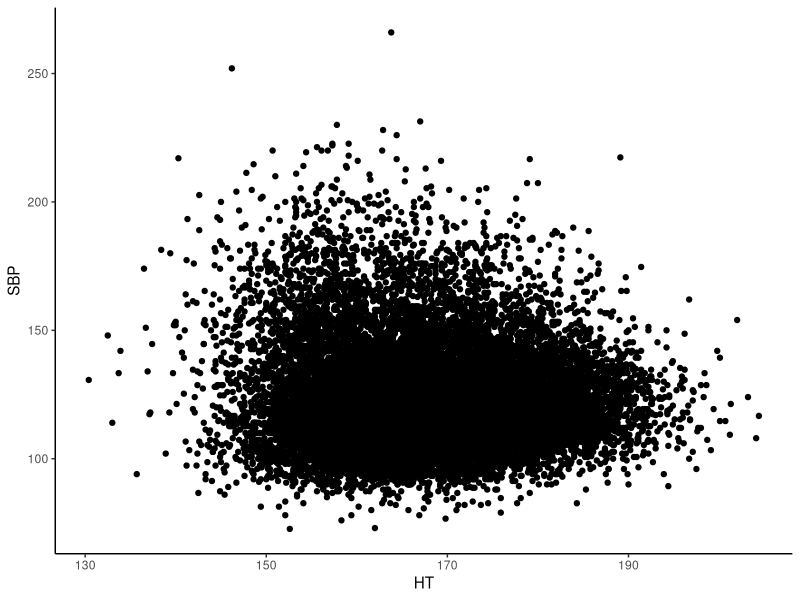
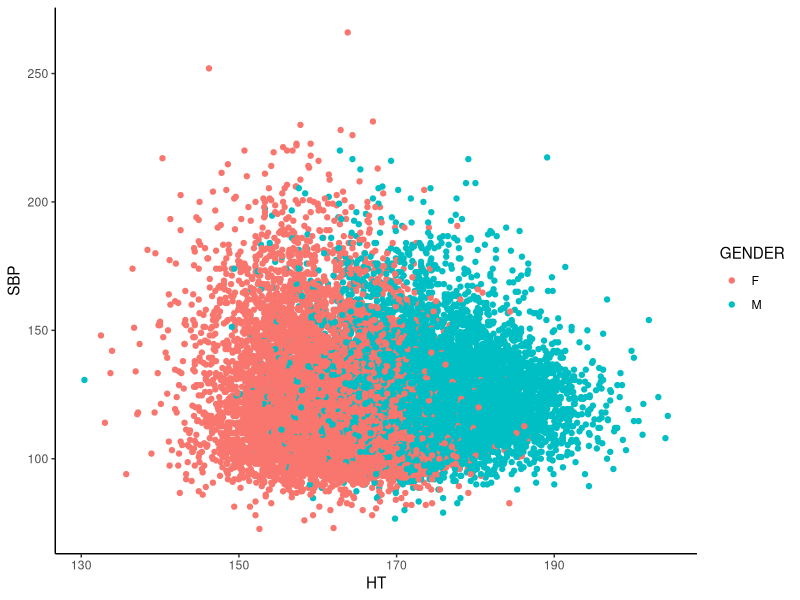
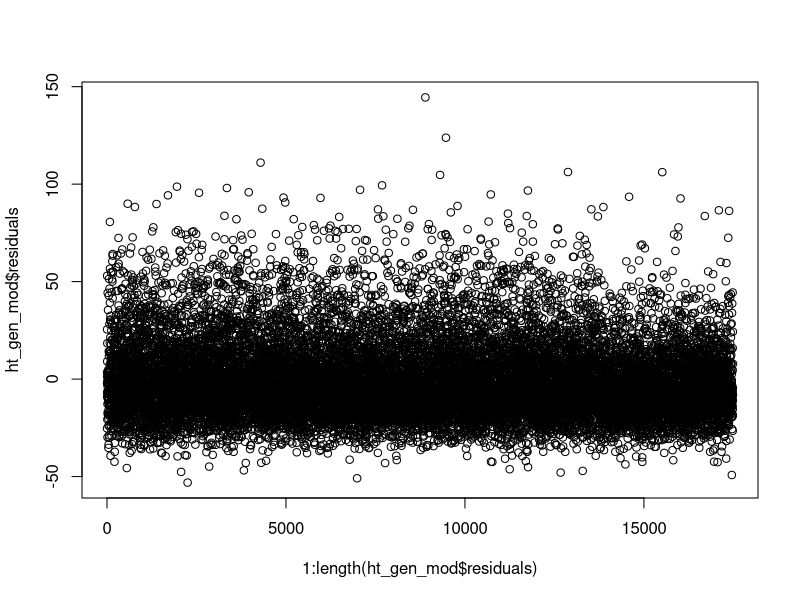
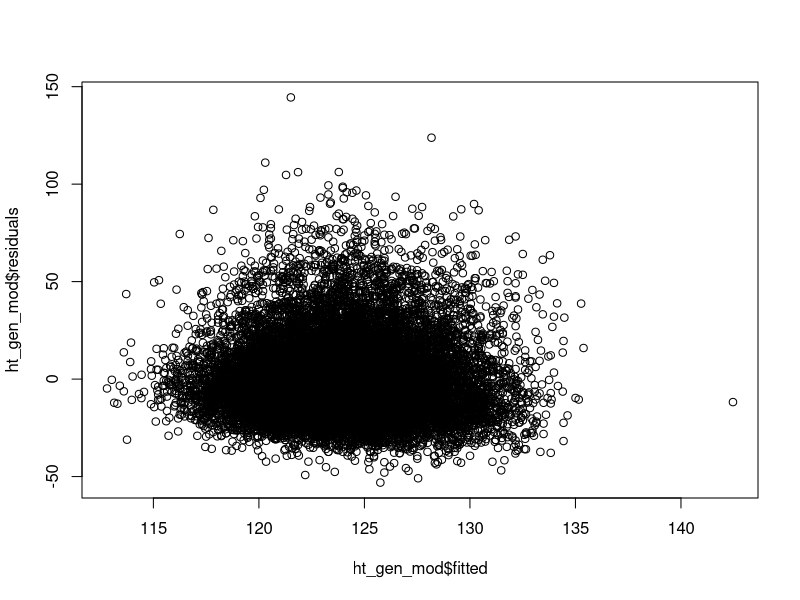
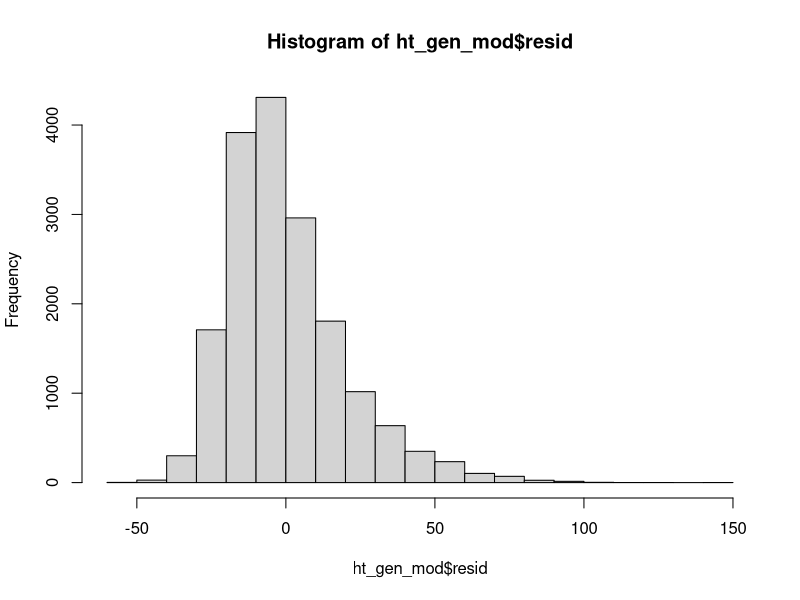
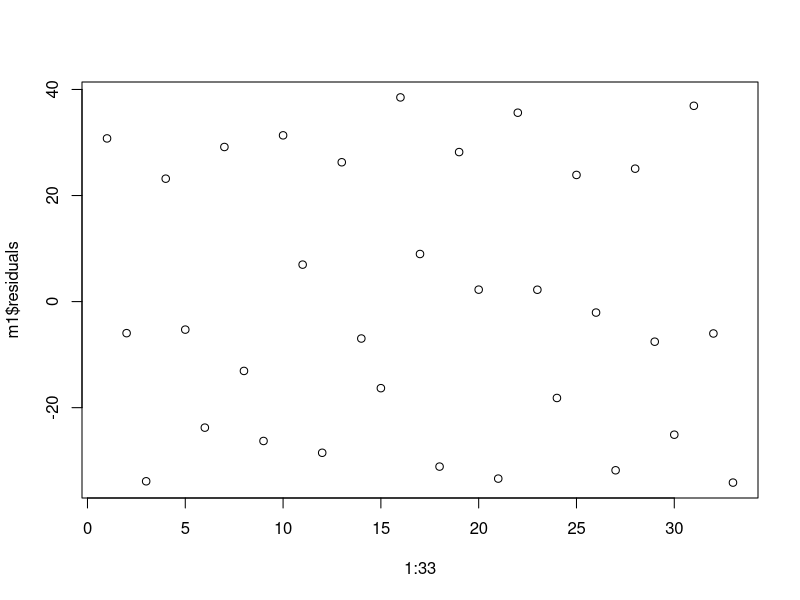
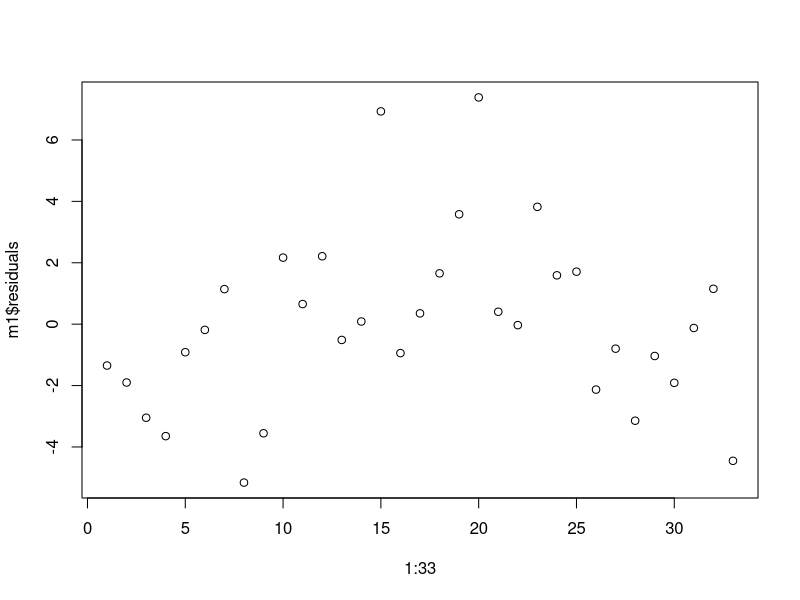
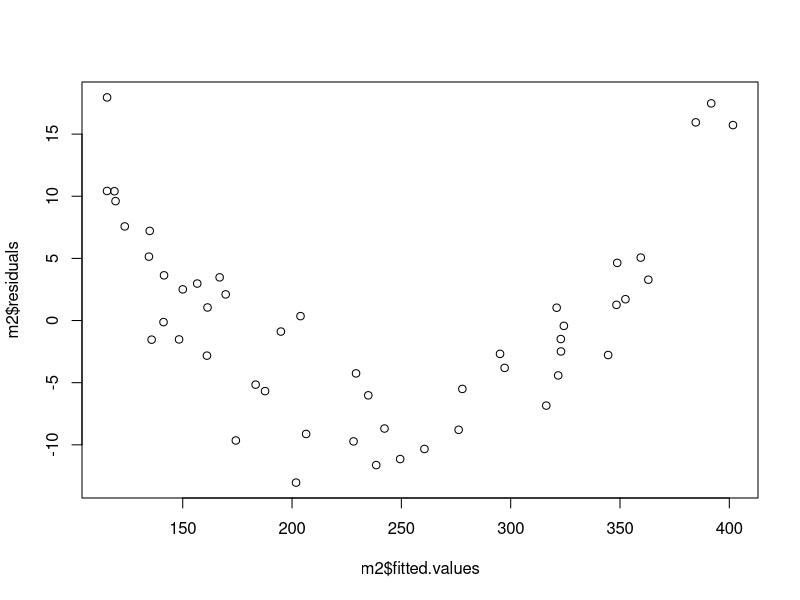

Write the R code that produced these figures, in order.
## ---- chunk 1
library(tidyverse)
## ---- chunk 2
bp_dat<-read_csv("./data/blood_pressure.csv")
ht_mod=lm(SBP~HT,
         data = bp_dat)
summary(ht_mod)
## ---- chunk 3
bp_dat%>%
  ggplot(aes(x=`HT`,
             y=`SBP`))+
  geom_point()+
  theme_classic()
## ---- chunk 4
bp_dat%>%
  ggplot(aes(x=`HT`,
             y=`SBP`))+
  geom_point(aes(colour = GENDER))+
  theme_classic()
## ---- chunk 5
ht_gen_mod=lm(SBP~HT+GENDER,
         data = bp_dat)
summary(ht_gen_mod)
## ---- chunk 6
plot(1:length(ht_gen_mod$residuals),ht_gen_mod$residuals)
## ---- chunk 7
plot(ht_gen_mod$fitted,ht_gen_mod$residuals)
## ---- chunk 8
hist(ht_gen_mod$resid)
## ---- chunk 9
x=runif(33,10,20)
x2=rep(c(3,0,-3),11)
y=2*x+10*x2+rnorm(33,10,3)
m1=lm(y~x)
plot(1:33,m1$residuals)
## ---- chunk 10
m1=lm(y~x+x2)
plot(1:33,m1$residuals)
## ---- chunk 11
x=runif(50,10,20)
y2=x+x^2+rnorm(50,10,3)
m2=lm(y2~x)
plot(m2$fitted.values,m2$residuals)
## ---- chunk 12
m2=lm(y2~x+I(x^2))
plot(m2$fitted.values,m2$residuals)
## ---- chunk 13
x=sort(runif(500,10,20))
y3=x+rnorm(500,rep(0,500),1:500)
m3=lm(y3~x)
plot(m3$fitted.values,m3$residuals)
## ---- chunk 14
x=runif(500,10,20)
y4=x+rexp(500,.1)
m4=lm(y4~x)
hist(m4$residuals)
